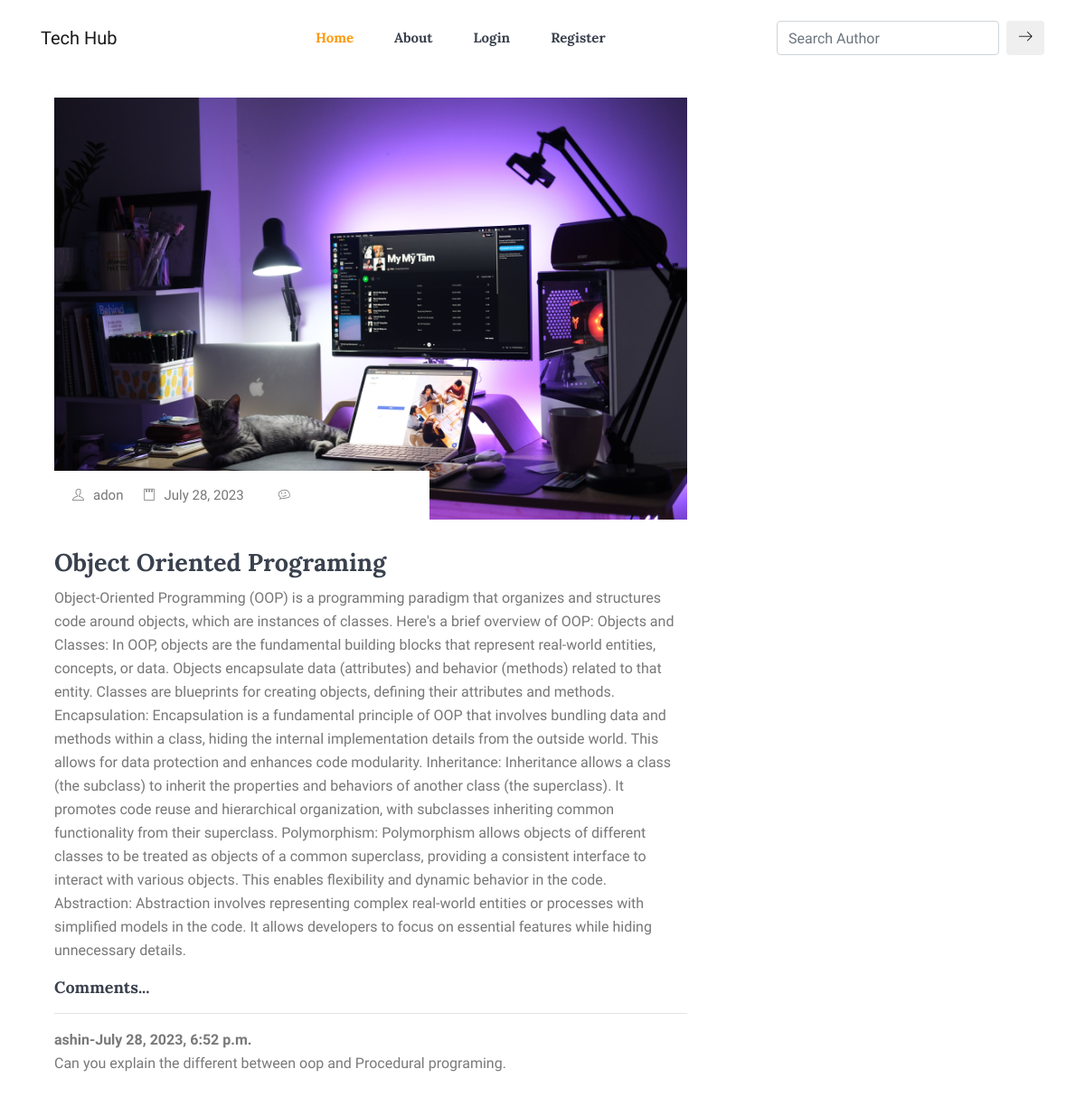
The app's page /post/54/ with its own data.
### blog/models.py (models this page shows, shortened)
class Post(models.Model):
    title = models.CharField(max_length=100)
    content = models.TextField()
    date_posted = models.DateTimeField(default=timezone.now)
    author = models.ForeignKey(User, on_delete=models.CASCADE)
    likes=models.ManyToManyField(User,related_name='blog_post')
    image = models.ImageField(default='default.jpg', upload_to='Blog_pics')

class Comment(models.Model):
    post = models.ForeignKey("Post", related_name="comments",on_delete=models.CASCADE,)
    user = models.ForeignKey(User, on_delete=models.CASCADE)
    date_posted=models.DateTimeField(default=timezone.now)
    comment_body=models.TextField()

### blog/views.py (the view)
# urls.py: path('post/<int:pk>/', PostDetailView.as_view(), name='post-detail'),
class PostDetailView(DetailView):
    model = Post

### blog/templates/blog/post_detail.html (shortened to what this page needs)
{% extends "blog/base.html" %}
{% load crispy_forms_tags %}
{% block content %}
  <section class="blog-post-area section-margin mt-4">
    <div class="container ">
      <div class="row ">
        <div class="col-lg-12">
          <div class="single-recent-blog-post">
            <div class="thumb">
              <img class="img-fluid" src="{{ post.image.url }}" alt="">
              <ul class="thumb-info d-inline-flex">
                <li><a href="{% url 'user-posts' post.author.username %}"><i class="ti-user"></i>{{ post.author }}</a></li>
                <li><a href="#"><i class="ti-notepad"></i>{{ post.date_posted|date:"F d, Y" }}</a></li>
                <li><a href="{% url 'user-comment' post.id %}" class="ml-3"><i class="ti-themify-favicon"></i></a></li>
              </ul>
            </div>
            <div class="details mt-20">
              <a href="{% url 'post-detail' post.id %}">
                <h3> {{ post.title }}</h3>
              </a>
              <p>{{ post.content }}</p>
            </div>
            <h3>Comments...</h3>
            {% if not post.comments.all %}
            <hr>
            <p>No comments </p>
        {% else %}
            <hr>
            {% for comment in post.comments.all %}
            <strong>{{comment.user}}-{{comment.date_posted}}</strong>
            <p>{{comment.comment_body}}</p>
            {% endfor %}
        {% endif %}
          </div>
        </div>
      </div>
{% endblock content %}

### blog/static/blog/style.css (style rules this page uses)
body { color:#797979;font-family:"Source Sans Pro",sans-serif;font-weight:400;line-height:1.625 }
ul { list-style-type:none;margin:0;padding:0 }
h1,h2,h3,h4,h5,h6 { font-family:"Lora",serif;color:#3a414e;line-height:1.333 }
h3,.h3 { font-size:18px;font-weight:700 }
a { display:inline-block }
.section-margin { margin:50px 0 }
@media (min-width: 1000px) { .section-margin { margin:100px 0 } }
.single-recent-blog-post { margin-bottom:60px }
.single-recent-blog-post .thumb { position:relative }
.single-recent-blog-post .thumb-info { position:absolute;bottom:0;left:0;background:#fff;width:100%;max-width:415px;padding-left:5px }
@media (min-width: 430px) { .single-recent-blog-post .thumb-info { padding-left:20px } }
.single-recent-blog-post .thumb-info li { display:inline-block;font-size:15px;color:#777777;margin-right:10px }
@media (min-width: 430px) { .single-recent-blog-post .thumb-info li { margin-right:22px } }
.single-recent-blog-post .thumb-info li:last-child { margin-right:0 }
.single-recent-blog-post .thumb-info li a { color:#777777;padding:4px 0;font-size:12px }
@media (min-width: 430px) { .single-recent-blog-post .thumb-info li a { padding:15px 0;font-size:15px } }
.single-recent-blog-post .thumb-info li i,.single-recent-blog-post .thumb-info li span { font-size:13px;margin-right:10px }
.single-recent-blog-post .details { padding-top:30px }
.single-recent-blog-post .details h3 { font-size:21px }
@media (min-width: 600px) { .single-recent-blog-post .details h3 { font-size:27px } }
.single-recent-blog-post .details p { color:#777777 }

### records on screen
Post: image (picture), author "adon", date_posted "July 28, 2023", title "Object Oriented Programing", content "Object-Oriented Programming (OOP) is a programming paradigm that organizes and structures code around objects, which are instances of classes. Here's a brief overview of OOP: Objects and Classes: In OOP, objects are the fundamental building blocks that represent real-world entities, concepts, or data. Objects encapsulate data (attributes) and behavior (methods) related to that entity. Classes are blueprints for creating objects, defining their attributes and methods. Encapsulation: Encapsulation is a fundamental principle of OOP that involves bundling data and methods within a class, hiding the internal implementation details from the outside world. This allows for data protection and…"
Comment: user "ashin", date_posted "July 28, 2023, 6:52 p.m.", comment_body "Can you explain the different between oop and Procedural programing."
